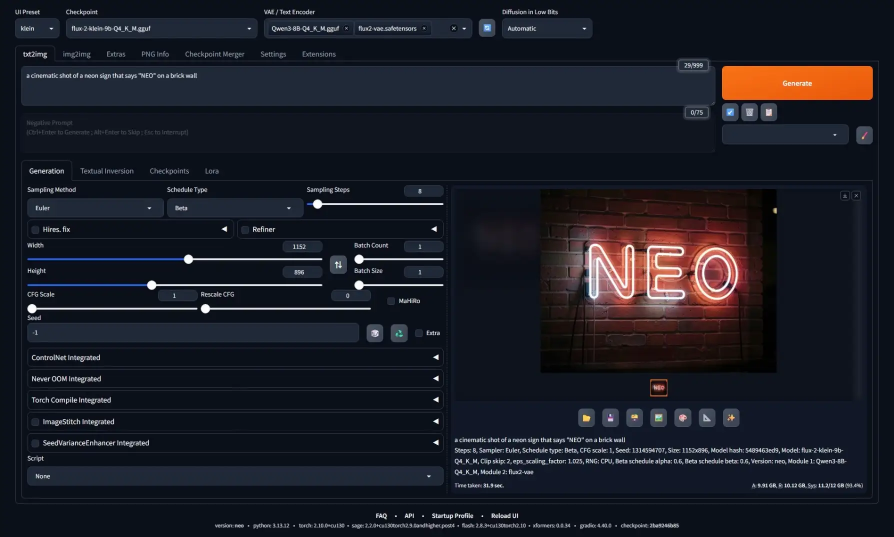
#> input picture html/ui.webp, 1788 x 1074 px (shown at 1/2 size)
$ python despeckle_image.py --input ../html/ui.webp
#> lines starting #> are read from the running program, lines starting #| are printed output that depends on the picture; after the words box and inside, x2 and y2 are one past the last pixel; in counts of white or black regions, pixels touching at a corner belong together
import argparse
import base64
import io
import json
import sys
import time
from pathlib import Path

import numpy as np
import requests
from PIL import Image

try:
    import cv2
except ImportError:
    cv2 = None


DEFAULT_API = "http://127.0.0.1:7861"


def emit(message: str):
    sys.stdout.write(f"{message}\n")


def require_cv2():
    if cv2 is None:
        raise RuntimeError("opencv-python is required for despeckle detection and local inpaint.")


def ensure_odd_kernel(value: int, name: str) -> int:
    if value < 3:
        raise ValueError(f"{name} must be >= 3.")
    if value % 2 == 0:
        raise ValueError(f"{name} must be odd.")
    return value


# [26 lines left out: functions image_to_b64_png, decode_b64_image, prompt_from_png, not called in this run]


def default_output_path(input_path: Path, suffix: str) -> Path:
    return input_path.with_name(f"{input_path.stem}{suffix}{input_path.suffix}")


def save_image(path: Path, image: Image.Image, overwrite: bool):
    if path.exists() and not overwrite:
        raise FileExistsError(f"{path} already exists. Pass --overwrite to replace it.")
    path.parent.mkdir(parents=True, exist_ok=True)
    image.save(path)


def median_blur_rgb(rgb: np.ndarray, kernel_size: int) -> np.ndarray:
    require_cv2()
    return cv2.medianBlur(rgb, kernel_size)


def luma(rgb: np.ndarray) -> np.ndarray:
    data = rgb.astype(np.float32)
    return (data[:, :, 0] * 0.299 + data[:, :, 1] * 0.587 + data[:, :, 2] * 0.114).astype(np.int16)


def component_filter(mask: np.ndarray, min_area: int, max_area: int, max_span: int) -> tuple[np.ndarray, dict]:
    require_cv2()
    num_labels, labels, stats, _ = cv2.connectedComponentsWithStats(mask, connectivity=8)
    filtered = np.zeros_like(mask, dtype=np.uint8)

    kept = 0
    rejected_area = 0
    rejected_span = 0
    candidate_components = max(0, num_labels - 1)

    for label in range(1, num_labels):
        area = int(stats[label, cv2.CC_STAT_AREA])
        width = int(stats[label, cv2.CC_STAT_WIDTH])
        height = int(stats[label, cv2.CC_STAT_HEIGHT])

        if area < min_area or area > max_area:
            rejected_area += 1
            continue

        if width > max_span or height > max_span:
            rejected_span += 1
            continue

        filtered[labels == label] = 255
        kept += 1

    stats_out = {
        "candidate_components": candidate_components,
        "kept_components": kept,
        "rejected_by_area": rejected_area,
        "rejected_by_span": rejected_span,
    }
    return filtered, stats_out


def build_speckle_mask(
    image: Image.Image,
    *,
    threshold: int,
    median_size: int,
    polarity: str,
    min_area: int,
    max_area: int,
    max_span: int,
    dilate: int,
) -> tuple[Image.Image, dict]:
    require_cv2()
    median_size = ensure_odd_kernel(median_size, "median-size")

    rgb = np.array(image.convert("RGB"), dtype=np.uint8)
    median = median_blur_rgb(rgb, median_size)

    rgb_diff = np.max(np.abs(rgb.astype(np.int16) - median.astype(np.int16)), axis=2)
    luma_delta = luma(rgb) - luma(median)

    candidate = rgb_diff >= threshold
    luma_floor = max(1, int(round(threshold * 0.35)))

    if polarity == "bright":
        candidate &= luma_delta >= luma_floor
    elif polarity == "dark":
        candidate &= luma_delta <= -luma_floor
    elif polarity == "both":
        candidate &= np.abs(luma_delta) >= luma_floor
    elif polarity != "all":
        raise ValueError(f"Unsupported polarity: {polarity}")

    raw_mask = candidate.astype(np.uint8) * 255
    filtered, component_stats = component_filter(raw_mask, min_area, max_area, max_span)

    if dilate > 0:
        kernel_size = dilate * 2 + 1
        kernel = cv2.getStructuringElement(cv2.MORPH_ELLIPSE, (kernel_size, kernel_size))
        filtered = cv2.dilate(filtered, kernel, iterations=1)

    masked_pixels = int(np.count_nonzero(filtered))
    stats = {
        "width": int(rgb.shape[1]),
        "height": int(rgb.shape[0]),
        "threshold": int(threshold),
        "median_size": int(median_size),
        "polarity": polarity,
        "min_area": int(min_area),
        "max_area": int(max_area),
        "max_span": int(max_span),
        "dilate": int(dilate),
        "raw_candidate_pixels": int(np.count_nonzero(raw_mask)),
        "masked_pixels": masked_pixels,
        "masked_percent": round(masked_pixels * 100.0 / (rgb.shape[0] * rgb.shape[1]), 6),
    }
    stats.update(component_stats)

    return Image.fromarray(filtered, mode="L"), stats


def local_inpaint(image: Image.Image, mask: Image.Image, radius: float, method: str) -> Image.Image:
    require_cv2()
    flags = {
        "telea": cv2.INPAINT_TELEA,
        "ns": cv2.INPAINT_NS,
    }[method]
    rgb = np.array(image.convert("RGB"), dtype=np.uint8)
    mask_array = np.array(mask.convert("L"), dtype=np.uint8)
    repaired = cv2.inpaint(rgb, mask_array, radius, flags)
    return Image.fromarray(repaired, mode="RGB")


# [73 lines left out: functions median_fill, overlay_mask, forge_inpaint, write_report, not called in this run]


def main() -> int:
    parser = argparse.ArgumentParser(description="Detect and repair small speckle noise in generated images.")
    parser.add_argument("--input", required=True, help="Input image path.")
    parser.add_argument("--output", default=None, help="Output image path. Defaults to '<input>_despeckled.<ext>'.")
    parser.add_argument("--mode", choices=["local-inpaint", "median", "forge-inpaint", "mask"], default="local-inpaint")
    parser.add_argument("--threshold", type=int, default=30, help="Local residual threshold, 0-255.")
    parser.add_argument("--median-size", type=int, default=5, help="Odd kernel size used for speckle detection.")
    parser.add_argument("--polarity", choices=["bright", "dark", "both", "all"], default="bright")
    parser.add_argument("--min-area", type=int, default=1)
    parser.add_argument("--max-area", type=int, default=48)
    parser.add_argument("--max-span", type=int, default=14)
    parser.add_argument("--dilate", type=int, default=1)
    parser.add_argument("--inpaint-radius", type=float, default=3.0)
    parser.add_argument("--inpaint-method", choices=["telea", "ns"], default="telea")
    parser.add_argument("--fill-median-size", type=int, default=7)
    parser.add_argument("--mask-out", default=None, help="Optional mask image output path.")
    parser.add_argument("--preview-out", default=None, help="Optional red overlay preview output path.")
    parser.add_argument("--report-out", default=None, help="Optional JSON report output path.")
    parser.add_argument("--overwrite", action="store_true", help="Allow replacing existing output files.")

    parser.add_argument("--api", default=DEFAULT_API, help="Forge API base URL for --mode forge-inpaint.")
    parser.add_argument("--prompt", default=None, help="Prompt for --mode forge-inpaint. Defaults to PNG infotext prompt.")
    parser.add_argument("--negative-prompt", default=None, help="Negative prompt for --mode forge-inpaint.")
    parser.add_argument("--steps", type=int, default=8)
    parser.add_argument("--sampler", default="DPM++ SDE")
    parser.add_argument("--scheduler", default="Simple")
    parser.add_argument("--cfg", type=float, default=1.0)
    parser.add_argument("--distilled-cfg", type=float, default=1.15)
    parser.add_argument("--denoise", type=float, default=0.28)
    parser.add_argument("--seed", type=int, default=-1)
    parser.add_argument("--mask-blur", type=int, default=4)
    parser.add_argument("--inpaint-padding", type=int, default=32)
    parser.add_argument("--inpainting-fill", type=int, default=1)
    parser.add_argument("--timeout", type=int, default=3600)
    args = parser.parse_args()

    input_path = Path(args.input)
    if not input_path.exists():
        raise FileNotFoundError(input_path)

    with Image.open(input_path) as source:
#> source is the input picture: PIL image 1788x1074 RGB; mean R, G, B 27.5, 29, 37.5
        image = source.convert("RGB")
    mask, stats = build_speckle_mask(
        image,
        threshold=args.threshold,
        median_size=args.median_size,
        polarity=args.polarity,
        min_area=args.min_area,
        max_area=args.max_area,
        max_span=args.max_span,
        dilate=args.dilate,
    )
#> in build_speckle_mask, `luma_delta = luma(rgb) - luma(median)`:
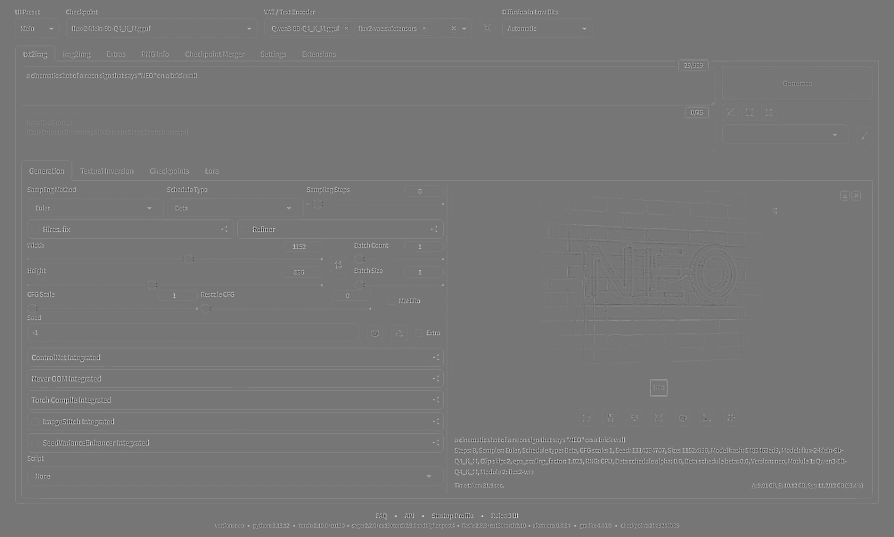
#> luma_delta: shape (1074, 1788) int16 (shown at 1/2 size); min -202, max 231, mean 1.3; drawn with min black and max white
#> in build_speckle_mask, `candidate = rgb_diff >= threshold`:
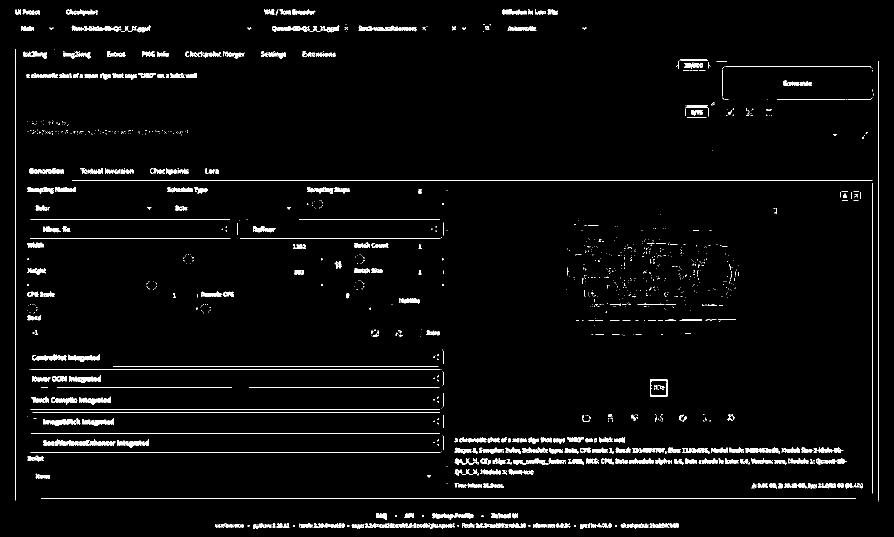
#> candidate: shape (1074, 1788) bool (shown at 1/2 size); 2.9% white in thin lines or dots
#> in build_speckle_mask, `candidate &= luma_delta >= luma_floor`:
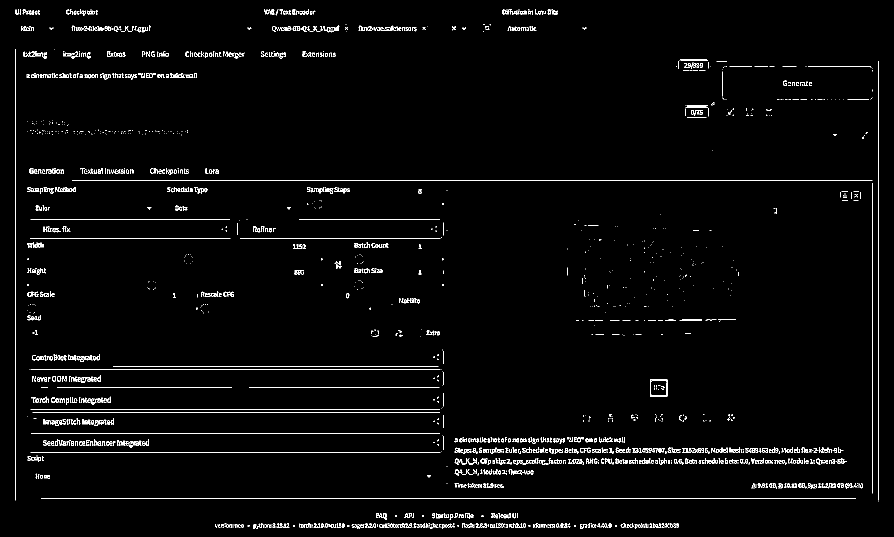
#> candidate: shape (1074, 1788) bool (shown at 1/2 size); 2.3% white in thin lines or dots
#> in build_speckle_mask, `raw_mask = candidate.astype(np.uint8) * 255`: raw_mask: shape (1074, 1788); 2.3% white in thin lines or dots
#> in component_filter, `num_labels, labels, stats, _ = cv2.connectedComponentsWithStats(mask, ..`:
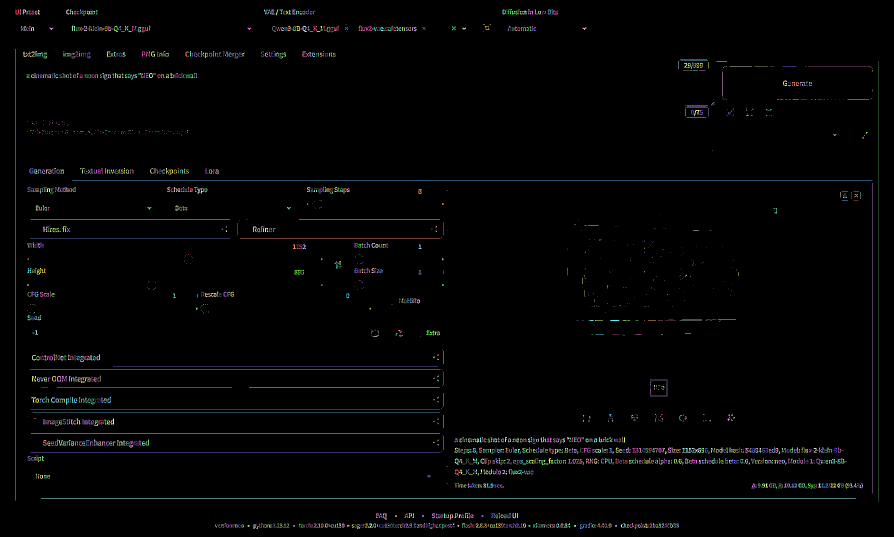
#> labels: shape (1074, 1788) int32 (shown at 1/2 size); 1797 distinct labels, from 0 to 1796; one colour per label, 0 black
#> in component_filter, `num_labels, labels, stats, _ = cv2.connectedComponentsWithStats(mask, ..`: num_labels = 1797; stats = 1797 rows, first 6: [0, 0, 1788, 1074, 1876989], [31, 19, 7, 10, 43], [39, 19, 3, 10, 15], [45, 19, 7, 10, 34], [132, 19, 7, 10, 31], [140, 19, 6, 10, 30]
#> in component_filter, `candidate_components = max(0, num_labels - 1)`: candidate_components = 1796
#> the loop in component_filter, `for label in range(1, num_labels):` made 1796 passes
#> (area, width, height) on passes 1, 3, 4, 5, 6, 8, 9, 10, 11, 12, 13, 14: (43, 7, 10), (34, 7, 10), (31, 7, 10), (30, 6, 10), (25, 6, 9), (30, 7, 10), (20, 5, 10), (38, 6, 10), (25, 6, 12), (26, 7, 10), (40, 6, 10), (32, 6, 10)
#> after the loop in component_filter, `for label in range(1, num_labels):`:
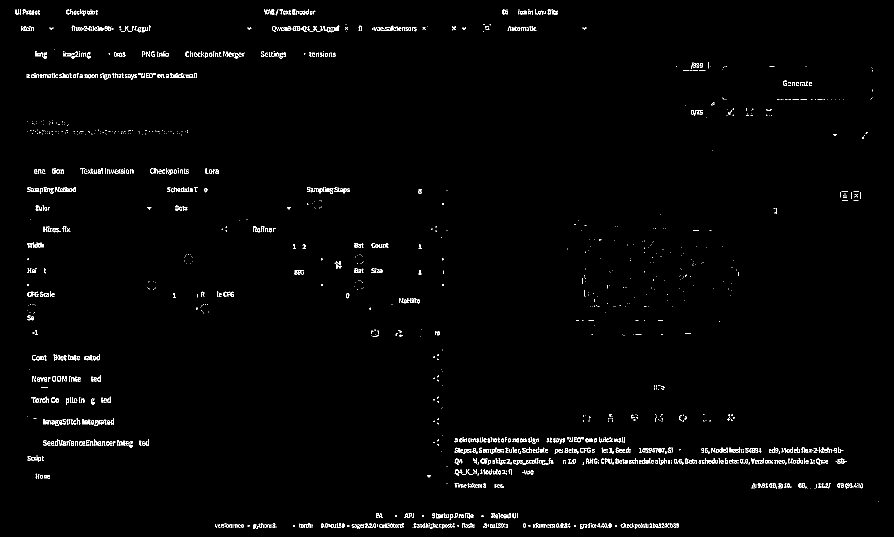
#> filtered: shape (1074, 1788) (shown at 1/2 size); 1.4% white in thin lines or dots
#> after the loop in component_filter, `for label in range(1, num_labels):`: kept = 1699; rejected_area = 70; rejected_span = 27
#> in component_filter, `stats_out = { "candidate_components": candidate_components, "kept_comp..`: stats_out = {'candidate_components': 1796, 'kept_components': 1699, 'rejected_by_area': 70, 'rejected_by_span': 27}
#> in build_speckle_mask, `filtered, component_stats = component_filter(raw_mask, min_area, max_a..`: component_stats has the same summary as stats_out in component_filter
#> in build_speckle_mask, `filtered = cv2.dilate(filtered, kernel, iterations=1)`:
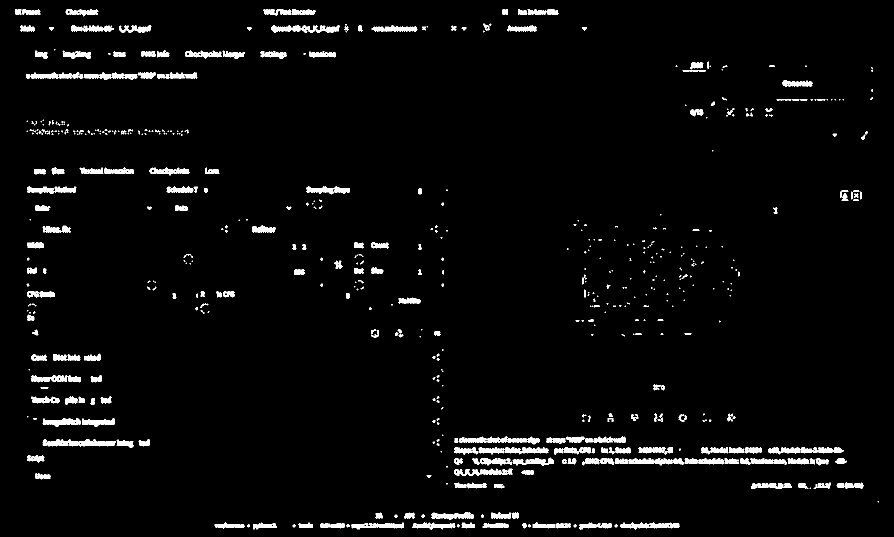
#> filtered: shape (1074, 1788) (shown at 1/2 size); 3.2% white; 600 white regions (301 under 20 px), largest, box (x1, y1, x2, y2) and area: (85, 878, 232, 893) 1365, (543, 50, 680, 66) 1183, (1240, 1045, 1359, 1059) 947
#> in build_speckle_mask, `masked_pixels = int(np.count_nonzero(filtered))`: masked_pixels = 61972
#> stats = 16 items

    mask_path = Path(args.mask_out) if args.mask_out else None
    preview_path = Path(args.preview_out) if args.preview_out else None
    output_path = None if args.mode == "mask" else Path(args.output) if args.output else default_output_path(input_path, "_despeckled")

    if mask_path is not None:
        save_image(mask_path, mask, args.overwrite)

    if preview_path is not None:
        save_image(preview_path, overlay_mask(image, mask), args.overwrite)

    if args.mode == "local-inpaint":
        output = local_inpaint(image, mask, args.inpaint_radius, args.inpaint_method)
#> in local_inpaint, `repaired = cv2.inpaint(rgb, mask_array, radius, flags)`:
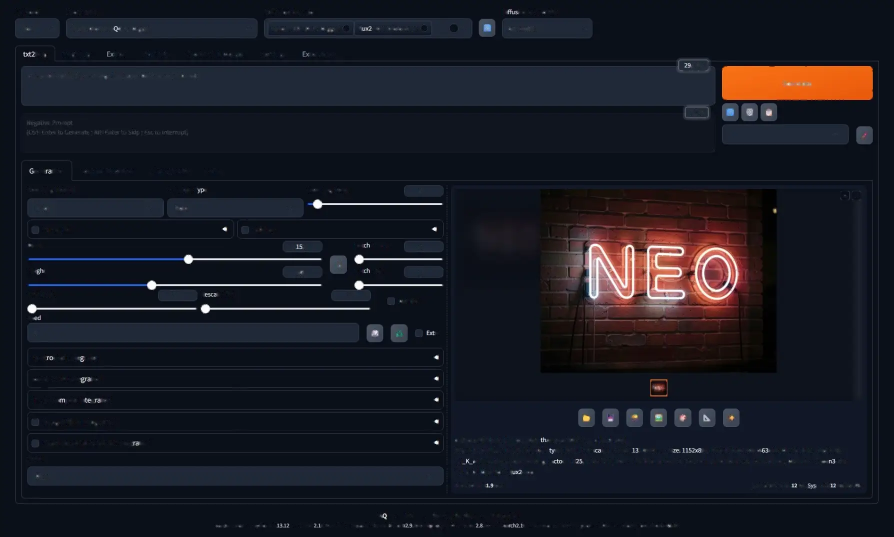
#> repaired: shape (1074, 1788, 3) (shown at 1/2 size); mean R, G, B 25.3, 26.8, 35.3
        save_image(output_path, output, args.overwrite)
    elif args.mode == "median":
        output = median_fill(image, mask, args.fill_median_size)
        save_image(output_path, output, args.overwrite)
    elif args.mode == "forge-inpaint":
        output = forge_inpaint(image, mask, input_path, args)
        save_image(output_path, output, args.overwrite)
    elif args.mode != "mask":
        raise ValueError(f"Unsupported mode: {args.mode}")

    report_path = Path(args.report_out) if args.report_out else None
    if report_path is not None:
        write_report(report_path, stats, output_path, mask_path, preview_path, args.overwrite)

    emit(f"INPUT={input_path}")
    emit(f"MODE={args.mode}")
    emit(f"MASKED_PIXELS={stats['masked_pixels']} ({stats['masked_percent']}%)")
    emit(f"KEPT_COMPONENTS={stats['kept_components']} / {stats['candidate_components']}")
    if output_path is not None:
        emit(f"OUTPUT={output_path}")
    if mask_path is not None:
        emit(f"MASK={mask_path}")
    if preview_path is not None:
        emit(f"PREVIEW={preview_path}")
    if report_path is not None:
        emit(f"REPORT={report_path}")

    return 0


if __name__ == "__main__":
    raise SystemExit(main())
#> (the program exits here)
